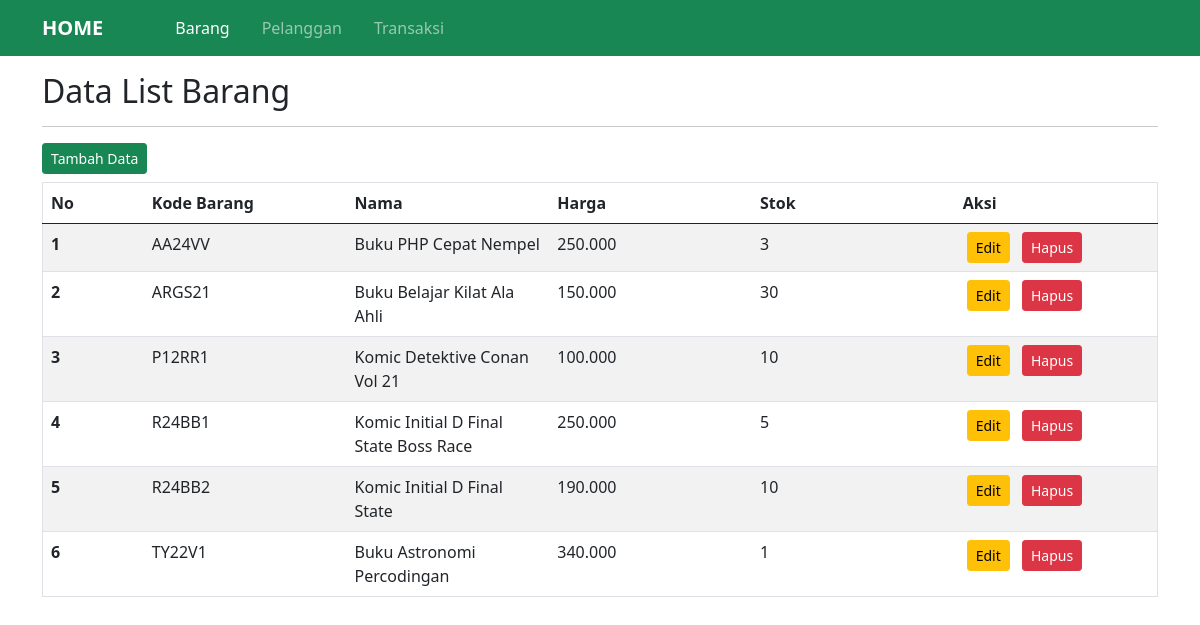
The page /index.php?pindah=barang on the database its author committed.
### tables this page shows
CREATE TABLE `barang` (
  `kd_brg` char(6) NOT NULL,
  `nama_brg` varchar(100) NOT NULL,
  `harga` int(16) NOT NULL,
  `stok` smallint(4) NOT NULL
);

### app/controllers/BarangController.php (called while the page is built, shortened)
<?php
require_once 'app/models/barang.php';
    class BarangController
    {
        private $barangModel;
        public function __construct($dbConnection)
        {
            $this->barangModel = new Barang ($dbConnection);
        }
         public function TampilanBarang()
         {
             $barang = $this->barangModel->TampilanBarang();
             include 'app/views/dtbarang.php';
         }
    }

### app/models/barang.php (called while the page is built, shortened)
<?php
    class Barang
    {
        private $db;
        public function __construct($dbConnection)
        {
            $this->db = $dbConnection;
        }
        public function TampilanBarang()
        {
            $stmt = $this->db->prepare("SELECT * FROM barang");
            $stmt->execute();
            return $stmt->fetchAll(PDO::FETCH_ASSOC);
        }
    }

### app/views/dtBarang.php (the view, shortened to what this page needs)
<!DOCTYPE html>
<html lang="en">
     <head>
          <link href="https://cdn.jsdelivr.net/npm/bootstrap@5.0.2/dist/css/bootstrap.min.css"
          rel="stylesheet"
>
     </head>
     <body>
        <nav class="navbar navbar-expand-lg navbar-dark bg-success" id="mainNav">
             <div class="container container-fluid">
                  <a class="navbar-brand fw-bold" href="index.php">HOME</a>
                  <div class="collapse navbar-collapse" id="navbarNav">
                       <ul class="navbar-nav">
                            <li class="nav-item">
                                 <a class="nav-link ms-5 active" aria-current="page" href="index.php?pindah=barang">Barang</a>
                            </li>
                            <li class="nav-item">
                                 <a class="nav-link ms-3" href="index.php?pindah=pelanggan">Pelanggan</a>
                            </li>
                            <li class="nav-item">
                                 <a class="nav-link ms-3" href="index.php?pindah=transaksi">Transaksi</a>
                            </li>
                       </ul>
                  </div>
             </div>
        </nav>
          <div class="container">
               <div class="judul my-3">
                    <h2>Data List Barang</h2>
                    <hr>
               </div>
               <a href="index.php?&action_brg=tambah" class="btn btn-success btn-sm">Tambah Data</a>
               <table class="table  table-striped table-hover mt-2 mb-4" border="1">
                    <thead>
                         <tr>
                              <th scope="col" class="col-1">No</th>
                              <th scope="col" class="col-2">Kode Barang</th>
                              <th scope="col" class="col-2">Nama</th>
                              <th scope="col" class="col-2">Harga</th>
                              <th scope="col" class="col-2">Stok</th>
                              <th scope="col" class="col-2">Aksi</th>
                         </tr>
                    </thead>
                    <tbody>
                         <?php
                              if(!empty($barang)) {
                              $nomer = 1;
                              foreach ($barang as $barang) {
                         ?>
                         <tr>
                              <th scope="row"><?php echo $nomer++ ?></th>
                              <td><?php echo $barang['kd_brg'] ?></td>
                              <td><?php echo $barang['nama_brg'] ?></td>
                              <td><?php echo number_format($barang['harga'], 0, '.', '.') ?></td>
                              <td><?php echo $barang['stok'] ?></td>
                              <td>
                                   <a href="index.php?kode=<?php echo $barang['kd_brg']; ?>&action_brg=edit"   class="btn btn-warning btn-sm mx-1">Edit</a>
                                   <a href="index.php?kode=<?php echo $barang['kd_brg']; ?>&action_brg=hapus"  class="btn btn-danger  btn-sm mx-1" onclick="return confirm('Cek Kembali Sebelum dihapus ');" >Hapus</a>
                              </td>
                         </tr>
                         <?php
                              }
                          }
                         ?>
                    </tbody>
               </table>
          </div>
     </body>
</html>

### index.php (shortened to what this page needs)
<?php
require_once 'app/controllers/BarangController.php';
$dbConnection = getDBConnection();
function getParam($key, $default = '') {
    return isset($_GET[$key]) ? $_GET[$key] : $default;
}
$BarangController = new BarangController($dbConnection);
$pindah     = getParam('pindah');
if ($pindah == 'barang')
{
    $BarangController->TampilanBarang();
}
?>

### rows shown on the page
barang: kd_brg "AA24VV", nama_brg "Buku PHP Cepat Nempel", harga "250.000", stok "3"
barang: kd_brg "ARGS21", nama_brg "Buku Belajar Kilat Ala Ahli", harga "150.000", stok "30"
barang: kd_brg "P12RR1", nama_brg "Komic Detektive Conan Vol 21", harga "100.000", stok "10"
barang: kd_brg "R24BB1", nama_brg "Komic Initial D Final State Boss Race", harga "250.000", stok "5"
barang: kd_brg "R24BB2", nama_brg "Komic Initial D Final State", harga "190.000", stok "10"
barang: kd_brg "TY22V1", nama_brg "Buku Astronomi Percodingan", harga "340.000", stok "1"
